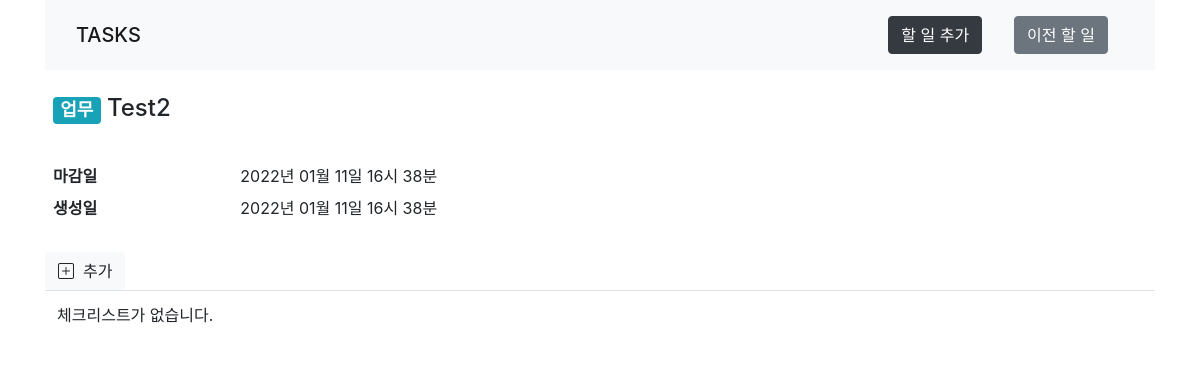
The page /task/3/ on the database its author committed.
### taskapp/models.py (models this page shows)
class Task(models.Model):
    class TaskType(models.TextChoices):
        JOB = 'JOB', _('업무')
        HEALTH = 'HEALTH', _('건강')
        SOCIAL = 'SOCIAL', _('사회')
    title = models.CharField(max_length=50, null=False)
    type = models.CharField(
        choices=TaskType.choices,
        max_length=10,
        default=TaskType.JOB
    )
    due = models.DateTimeField(null=False)
    created_at = models.DateTimeField(auto_now_add=True, null=False)

### taskapp/views.py (the view)
# urls.py: path('task/<int:task_id>/', TaskDetailView.as_view(), name="view-task"),
class TaskDetailView(SingleObjectMixin, ListView):
    template_name = 'pages/task_detail.html'
    pk_url_kwarg = 'task_id'
    paginate_by = 10
    def get(self, request, *args, **kwargs):
        self.object = self.get_object(queryset=Task.objects.all())
        return super().get(request, *args, **kwargs)
    def get_queryset(self):
        return ChecklistItem.objects.filter(task=self.object).all()

### taskapp/templates/pages/task_detail.html
{% extends "common.html" %}
{% block content %}
<div class="row justify-content-center">
    <div class="col-12">
        <h4 class="mt-2 p-2">
            <span class="badge badge-info">
                {{ object.get_type_display }}
            </span>
            {{ object.title }}
        </h4>
        <dl class="row mt-4 p-2">
            <dt class="col-sm-2">마감일</dt>
            <dd class="col-sm-10">{{ object.due|date:'Y년 m월 d일 H시 i분' }}</dd>
            <dt class="col-sm-2">생성일</dt>
            <dd class="col-sm-10">{{ object.created_at|date:'Y년 m월 d일 H시 i분' }}</dd>
        </dl>
    </div>
</div>
<div class="row">
    <div class="col-12">
        <a href="{% url 'create-item' object.id %}">
            <button class="btn btn-light">
                <i class="bi bi-plus-square"></i>&nbsp;&nbsp;추가
            </button>
        </a>
    </div>
</div>
<table class="table">
    <tbody>
    {% if page_obj %}
    {% for check in page_obj %}
        <tr>
            <td style="width:20px;">
                {% if check.checked %}
                <a href="{% url 'check-item' object.id check.id %}">
                <button class="btn btn-link">
                    <i class="bi bi-check-square"></i>
                </button>
                </a>
                {% else %}
                <a href="{% url 'check-item' object.id check.id %}">
                <button class="btn btn-link">
                    <i class="bi bi-square"></i>
                </button>
                </a>
                {% endif %}
            </td>
            <td class="align-middle">
                {{ check.content }}
            </td>
            <td style="width: 20px">
                <a href="{% url 'delete-item' object.id check.id %}">
                    <button class="btn btn-link">
                        <i class="bi bi-x-square"></i>
                    </button>
                </a>
            </td>
        </tr>
    {% endfor %}
    {% else %}
        <tr><td>체크리스트가 없습니다.</td></tr>
    {% endif %}
    </tbody>
</table>
{% endblock %}

### rows shown on the page
Task: type "업무", title "Test2", due "2022년 01월 11일 16시 38분", created_at "2022년 01월 11일 16시 38분"
